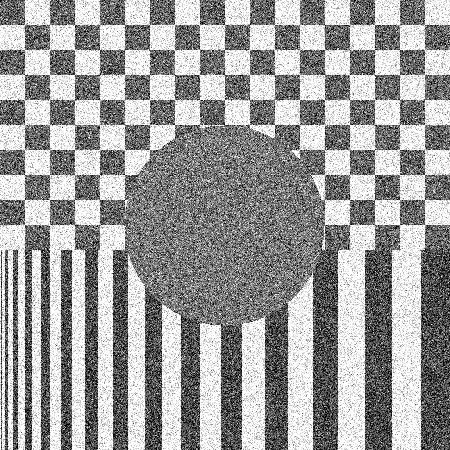
%> input picture Filtering/Gaussian.png, 450 x 450 px
$ octave Filtering.m   (GNU Octave 9; MATLAB toolbox functions it lacks are replaced by stand-ins)
%> lines starting %> are read from the running program, lines starting %| are printed output that depends on the picture
clear; clc; close all; % Clear workspace and figures
%% Exercise 1
%{
Matlab presents a large variety of different image filtering functions. The
Matlab filtering function imfilter function performs general image
filtering. The function takes a filter-kernel h and an image f. Take a look
of the documentation for imfilter.
%}

% help imfilter
% Uses a kernel filter without normalization
% g(x,y) = h(x,y) ∘ f(x,y);


f = [zeros(5,3),ones(5,2)];
h = ones(3,3);

g = imfilter(f, h);
g(2, 4);

%{
 Alternatively, try to use Matlabs array editor to edit your image f or
your fillter h.
%}

%% Exercie 2
% Create a simple kernel for a mean filter:
im1 = imread('Gaussian.png');
%> im1 is the input picture: size 450x450 uint8; min 0, max 255, mean 155.4
imshow(im1);

% Specify the filter dimensions
fsize = 5;
%Create a mean filter with normalization
h = ones(fsize)/fsize^2;

% Examine the matrix h. Why should the size of the kernel be odd?
% Because we always have to put the pixel we want to map in the middle.
% Then we will have the same filter pixels on the right than on the left.

%% Exercise 3
%{
Apply the flter h on the image im1. Store the filtered image in a
variable called meanim1. Display both images in the same figure by using:
%}

meanim1 = imfilter(im1, h);
figure
subplot(1,2,1);
imshow(im1), colormap(gca,gray), axis image off;
title('Original image');
subplot(1,2,2);
imshow(meanim1), colormap(gca,gray), axis image off;
title('Filtered image, mean filter');

%{
When the value of an output pixel at the boundary of the image is computed,
a portion of the filter is usually outside the edge of the input image. The
imfilter normally fills in these on-the-edge pixels by assuming they are 0.
This is called zero padding. Since 0 is the value of a black pixel, the
output image will have a dark edge as seen in the previous result.
%}

figure
subplot(1,2,1);
imshow(im1), colormap(gca,pink), axis image off;
title('Original image')
subplot(1,2,2);
imshow(meanim1), colormap(gca,pink), axis image off;
title('Filtered image, mean filter')

figure
subplot(1,2,1);
imshow(im1), colormap(gca,jet), axis image off;
title('Original image')
subplot(1,2,2);
imshow(meanim1), colormap(gca, jet), axis image off;
title('Filtered image, mean filter')

%% Exercise 4
%{
Find out how to use border replication with imfilter. Filter im1
with h using border replication. Store the filtered image in a variable called
meanim2.
%}

meanim2 = imfilter(im1, h, 'replicate');
figure()
subplot(1,2,1);
imshow(meanim1), colormap(gca,gray), axis image off;
title('Filtered image, mean filter 0 padding')
subplot(1,2,2);
imshow(meanim2), colormap(gca, gray), axis image off;
title('Filtered image, mean filter replicate padding')

% The borders of the image are darker on the 0 padding, in contrast the
% replicate padding has a better approach.

%% Exercise 5-6-7
%{
5 - Compare the two images: What do you see? Is there noise in the
original image? Has it been reduced in the mean filtered version?

6 - Vary the size of h from 5x5 to 15x15 and filter im1. What happens
with the noise when the size increases?
%}

figure
subplot(1,2,1);
imshow(im1), colormap(gca,gray), axis image off;
title('Filtered image, mean filter 0 padding');
subplot(1,2,2);
imshow(meanim2), colormap(gca, gray), axis image off;
title('Filtered image, mean filter replicate padding')

% The noise disapears, but the image becomes a little bit more blured.
% Specify the filter dimensions
fsize = 15;
%Create a mean filter
h = ones(fsize)/fsize^2;

meanim3 = imfilter(im1, h, 'replicate');
figure()
subplot(1,2,1);
imshow(im1), colormap(gca,gray), axis image off;
title('Filtered image, mean filter 0 padding')
subplot(1,2,2);
imshow(meanim3), colormap(gca, gray), axis image off;
title('Filtered image, mean filter replicate padding')

%% Exercise 8
%{
Try using the median filter on im1. Compare the result with the
result of the mean filter. What difference can you see?
%}

% Select the median filter, and specify a 5x5 matrix
medim = medfilt2(im1, [5 5]);
figure()
subplot(1,2,1)
imshow(medim);

% Create a kernel with normalization
% Specify the filter dimensions
fsize = 5;
%Create a mean filter
h = ones(fsize)/fsize^2;
meanim4 = imfilter(im1, h);
subplot(1,2,2)
imshow(meanim4)

%% Exercise 9
%{
Try changing the size of the kernel for the median filter and the
mean filter.
%}

figure()
subplot(2,2,1);
imshow(medim);
title('Median kernel [5 5]');

medim2 = medfilt2(im1, [15 15]);
subplot(2,2,2);
imshow(medim2);
title('Median Kernel [15 15]');

fsize = 5;
h = ones(fsize)/fsize^2;
meanim5 = imfilter(im1, h);
subplot(2,2,3);
imshow(meanim5);
title('Mean Kernel [5 5]');


fsize = 15;
h = ones(fsize)/fsize^2;
meanim15 = imfilter(im1, h);
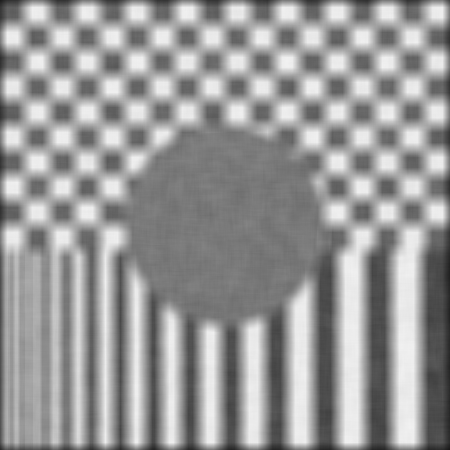
%> meanim15: size 450x450 uint8; min 24, max 241, mean 152.8
subplot(2,2,4);
imshow(meanim15);
title('Mean Kernel [15 15]');

% We can see that as bigger the kernel, the more blur it gets the image, at
% some point it's not worth to increase the kernel. Comparing the filters
% of size 15, the median kernel works better than the mean, at least it
% seems less blur.
% It also remark more the edges from the image.

%% Exercise 10
%{
Try to use both the mean filter and the median filter on the image
called SaltPepper.png
%}

sp = imread('SaltPepper.PNG');
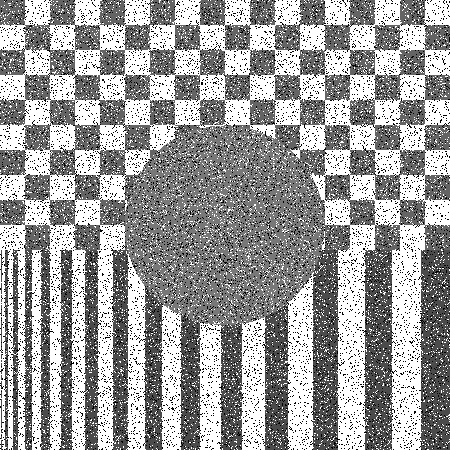
%> input picture Filtering/SaltPepper.png, 450 x 450 px
%> sp is the input picture: size 450x450 uint8; min 0, max 255, mean 156.3

% Apply meanfilter
fsize = 5;
h = ones(fsize)/fsize.^2;
meanim = imfilter(sp, h);

% Apply median filter
medim = medfilt2(sp, [5 5]);

figure()
subplot(1,3,1)
imshow(sp)
title('Original Image')

subplot(1,3,2)
imshow(meanim);
title('Mean kernel [5 5]');

subplot(1,3,3)
imshow(medim);
title('Median kernel [5 5]');

%% Conclusions Part 1
% With salt and pepper noise median doesn't make a good work, it separates
% well the different areas of the image but it's not faithful to the
% origianl image. The colors change, it's like an aquarela effect.

%% Exercise 12

fspec = fspecial('average', 5);
fspecim = imfilter(sp,fspec);

figure()
subplot(1,3,1)
imshow(sp);
title('Original Image');

subplot(1,3,2)
imshow(meanim);
title('Predifined filter');

subplot(1,3,3)
imshow(fspecim);
title('Fspecial filter');

fspec = fspecial('average', 15);
fspecim = imfilter(sp,fspec);
subplot(1,3,3)
imshow(fspecim)
title('fspecial filter size 15')

% It creates basicaaly the same kernel filter with normalization.

fspec = fspecial('disk', 2);
fspecim = imfilter(sp,fspec);
figure
imshow(fspecim)
title('fspecial filter size 15')

% diference gaussian and average kernel

fspecmean = fspecial('average', 5);
fspecdisk = fspecial('disk', 5);
fspecgaus = fspecial('gaussian', 5);

%% Edge detection
%{
We can create special filters to detect the different edges on a image. We
can use the same filter of prewitt or sobel transposed or with the sign
changed
%}

sobelf = fspecial('prewitt');
prewitf = fspecial('sobel');

% Read the image
CT = imread('ElbowCTSlice.png');
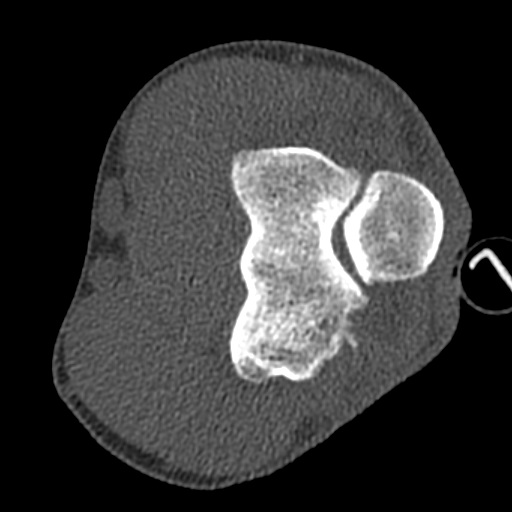
%> input picture Filtering/ElbowCTSlice.png, 512 x 512 px
%> CT is the input picture: size 512x512 uint8; min 0, max 255, mean 55.9

% Apply some filters
CTSH = imfilter(CT, sobelf); % Horizontal detection
CTPH = imfilter(CT, prewitf); % Horizontal detection

% Rotates the kernel 90 degrees
CTSV = imfilter(CT, sobelf'); % Vertical detection
CTPV = imfilter(CT, prewitf'); % Vertical detection

% Rotates
CTSD = imfilter(CT, -sobelf); % Diagonal detection
CTPD = imfilter(CT, -prewitf); % Diagonal detection


% Check the normal image and some of the filters specifying gray filter or
% non gray filter
figure
subplot(1,3,1)
imshow(CT)
title('Original Image')

subplot(1,3,2)
imshow(CTSH);
title('Filtered Image Sobel horitzontal normal cmap')

subplot(1,3,3)
imshow(CTSH, []);
title('Filtered Image Sobel horitzontal gray cmap ')
% where the [] makes the command scale the gray values automatically

% Chec all the different filters so we can understand which edges are
% detecting.

figure
subplot(2,3,1)
imshow(CTSH, []);
ylabel('Sobel Filter')

subplot(2,3,2)
imshow(CTSV, []);

subplot(2,3,3)
imshow(CTSD,[]);

subplot(2,3,4)
imshow(CTPH, []);
ylabel('Prewitt filter')
xlabel('Horizontal detection')

subplot(2,3,5)
imshow(CTPV,[]);
xlabel('Vertical detection')

subplot(2,3,6)
imshow(CTSD,[]);
xlabel('Diagonal Detection')

% Change the cmaps
figure
subplot(1,3,1)
imshow(CTPH, [])
title('Filtered Image Prewitt horitzontal cmap gray')

subplot(1,3,2)
imshow(CTPH,colormap(gca, jet));
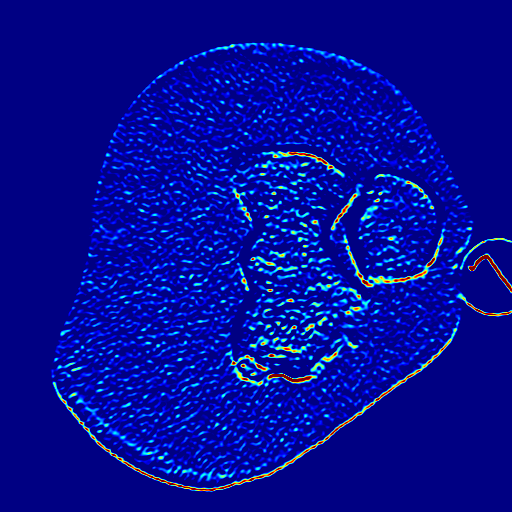
%> displayed picture: size 512x512x3, on the screen's scale of 0 to 255; mean R, G, B 3.1, 12, 150.8
title('Filtered Image Prewitt horitzontal cmap jet')

subplot(1,3,3)
imshow(CTPH,colormap(gca, hot));
title('Filtered Image Prewitt horitzontal cmap hot')


% Probe to apply horizontal filter and vertical.
CTPHV = imfilter(CTPH, prewitf');

figure
imshow(CTPHV)
title('Probe of double filter')
% Doesn't work

%% Exercise 15
% mean kernel and edge detection

h1 = fspecial('average', 5);
h2 = fspecial('average', 13);

CT1 = imfilter(CT, h1);
CT2 = imfilter(CT, h2);

% Visualize the different kernels
figure
subplot(1,2,1);
imshow(CT1);
title(' 5 by 5 dimension');

subplot(1,2,2)
imshow(CT2);
title('13 by 13 dimension');
sgtitle('Mean Kernel filter');

% Apply the edge detection after the kernel filter
edgeP = fspecial('prewitt');
CT1f = imfilter(CT1, edgeP);

subplot(1,2,1)
imshow(CT1f)
title('edge detection AFTER the kernel filter');

% Apply edge detection before kernel filter
CT1e = imfilter(CT, edgeP);
CT1f = imfilter(CT1e, h1);
subplot(1,2,2);
imshow(CT1f)
title('Edge detection BEFORE the kernel filter')
% ORDER DOESN'T AFFECT THE RESULT

% Check the differences between the to kernels
CT2f = imfilter(CT2, edgeP);

subplot(1,2,1);
imshow(CT1f)
title('5 by 5 Mean kernel')

subplot(1,2,2);
imshow(CT2f);
title('13 by 13 Mean kernel');
sgtitle('Edge detection AFTER the mean kernel')

%% Exercise 16
% median filter and edge detection

CT1medf = medfilt2(CT, [5 5]);
CT2medf = medfilt2(CT, [13 13]);

edgeP = fspecial('prewitt');
CT1medfe = imfilter(CT1medf, edgeP);
CT2medfe = imfilter(CT2medf, edgeP);

figure
subplot(1,2,1);
imshow(CT1medfe);
title('5 by 5 filter');

subplot(1,2,2)
imshow(CT2medfe);
title('13 by 13 filter');
sgtitle('Median filter');

% Chek rotating the edges kernels
CT1medfev = imfilter(CT1medf, edgeP');
CT2medfev = imfilter(CT2medf, edgeP');
CT1medfed = imfilter(CT1medf, -edgeP);
CT2medfed = imfilter(CT2medf, -edgeP);

subplot(2,3,1)
imshow(CT1medfe);
ylabel('5 by 5 kernel')

subplot(2,3,2)
imshow(CT1medfev);

subplot(2,3,3)
imshow(CT1medfed);

subplot(2,3,4)
imshow(CT2medfe);
ylabel('13 by 13 kernel')
xlabel('Normal kernel')

subplot(2,3,5)
imshow(CT2medfev);
xlabel('90º roatation')

subplot(2,3,6)
imshow(CT2medfed);
xlabel('-90º rotation')
sgtitle('Median kernel before edge detection')

%% Gaussian Filtering
%  Removes high frequencies from the image.

hsize = 17;
sigma = 3;

G = fspecial('gaussian', hsize, sigma);
figure
surf(G)

% Check the image with the Gaussian filter
CTG = imfilter(CT, G);
figure
imshow(CTG)

s2 = 3;
s3 = 11;
hsize3 = 51;

G2 = fspecial('gaussian', hsize, s2);
G3 = fspecial('gaussian', hsize3, s3);

CTG2 = imfilter(CT, G2);
CTG3 = imfilter(CT, G3);

subplot(1,3,1)
imshow(CTG)
title('Sigma = 1, hsize = 17');

subplot(1,3,2)
imshow(CTG2)
title('Sigma = 3, hsize = 517');

subplot(1,3,3)
imshow(CTG3)
title('Sigma = 11, hsize = 51');


%% Own images
A = imread('alex.jpeg');
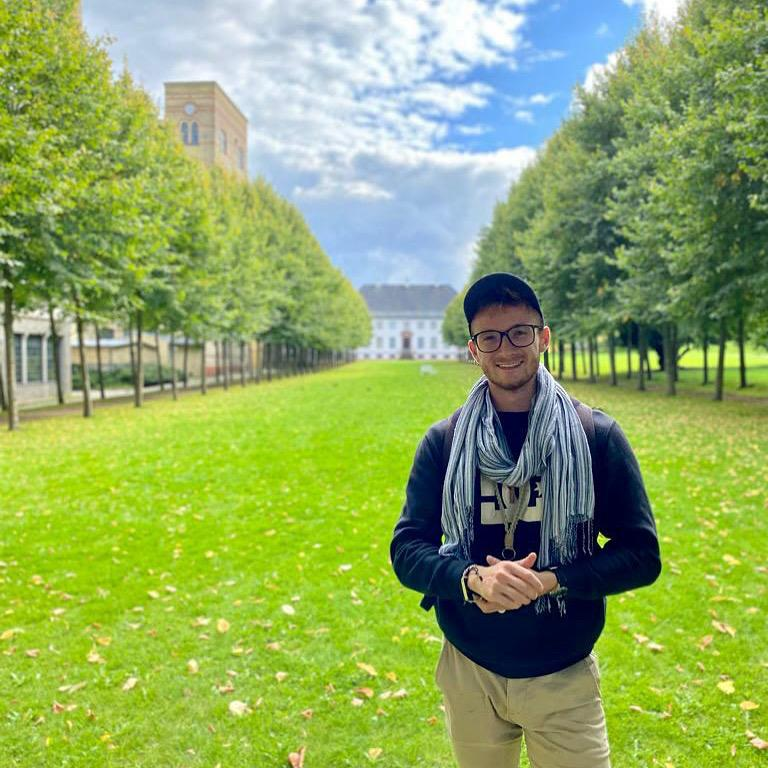
%> input picture Filtering/alex.jpeg, 768 x 768 px
%> A is the input picture: size 768x768x3 uint8; mean R, G, B 142.2, 168.7, 97.8

% Convert the image into a gray scale
Ag = rgb2gray(A);

% Reshape the image
Ar = imresize(Ag, [1000 NaN]);

% Show image
imshow(Ar);

% Create some filters
h1 = fspecial('average', 5) ;
A1 = imfilter(Ar, h1);

% Edge detection
p = fspecial('prewitt');
s = fspecial('sobel');
g = fspecial('gaussian', 17, 3);

Ap = imfilter(Ar, p);
As = imfilter(Ar, s');
Ag = imfilter(Ar, g);
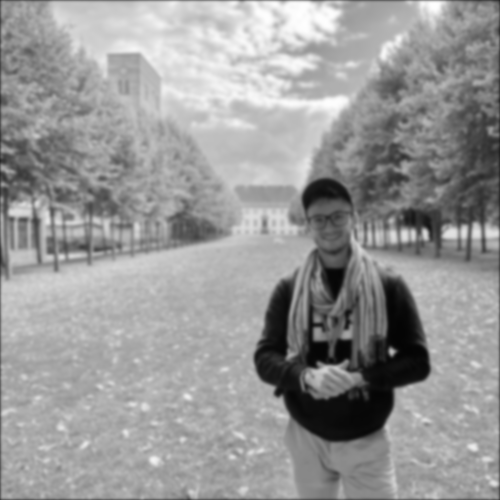
%> Ag: size 1000x1000 uint8 (shown at 1/2 size); min 4, max 255, mean 151.9

subplot(1,3,1)
imshow(Ap);
title('Prewitt filter');

subplot(1,3,2)
imshow(As);
title('Sobel filter 90º Roateted');

subplot(1,3,3);
imshow(Ag);
title('Gauusian filter');
sgtitle('Kernel filters')

% Apply edge detection before appling gaussian kernel
A = imfilter(Ag, p);
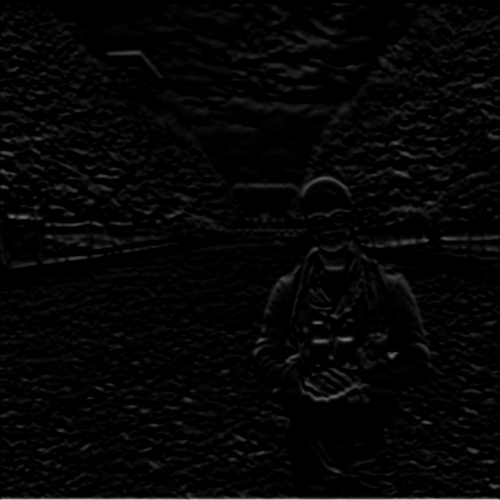
%> A: size 1000x1000 uint8 (shown at 1/2 size); min 0, max 255, mean 5.5
figure
subplot(1,2,1)
imshow(A);
title('Gaussian kernel + edge detection')

subplot(1,2,2)
imshow(Ap)
title('Prewitt edge detection')
